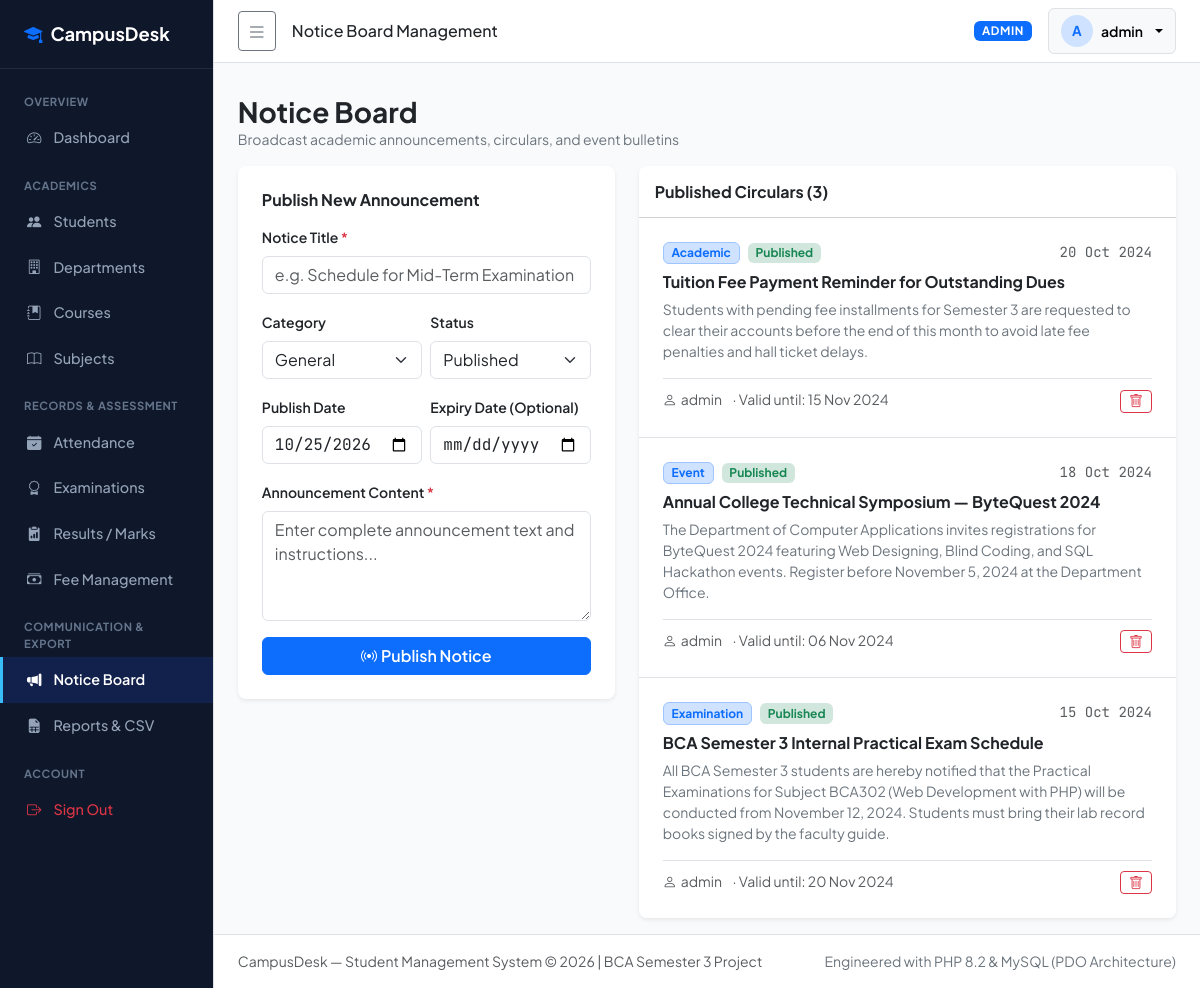
The page /admin/notices.php (signed in) on the database its author committed.
### tables this page shows
CREATE TABLE `notices` (
  `notice_id` INT AUTO_INCREMENT PRIMARY KEY,
  `title` VARCHAR(150) NOT NULL,
  `content` TEXT NOT NULL,
  `category` ENUM('Academic', 'Examination', 'Event', 'Urgent', 'General') NOT NULL DEFAULT 'General',
  `published_by` INT NOT NULL,
  `publish_date` DATE NOT NULL,
  `expiry_date` DATE NULL,
  `status` ENUM('Published', 'Draft') NOT NULL DEFAULT 'Published',
  `created_at` TIMESTAMP DEFAULT CURRENT_TIMESTAMP,
  CONSTRAINT `fk_notices_author` FOREIGN KEY (`published_by`) REFERENCES `users` (`user_id`) ON DELETE CASCADE ON UPDATE CASCADE,
  INDEX `idx_notices_status_date` (`status`, `publish_date`)
);

CREATE TABLE `users` (
  `user_id` INT AUTO_INCREMENT PRIMARY KEY,
  `username` VARCHAR(50) NOT NULL UNIQUE,
  `password_hash` VARCHAR(255) NOT NULL,
  `email` VARCHAR(100) NOT NULL UNIQUE,
  `role` ENUM('admin', 'student') NOT NULL DEFAULT 'student',
  `status` ENUM('active', 'inactive') NOT NULL DEFAULT 'active',
  `created_at` TIMESTAMP DEFAULT CURRENT_TIMESTAMP,
  `updated_at` TIMESTAMP DEFAULT CURRENT_TIMESTAMP ON UPDATE CURRENT_TIMESTAMP,
  INDEX `idx_users_role` (`role`),
  INDEX `idx_users_status` (`status`)
);

### includes/functions.php (called while the page is built, shortened)
<?php
function e(?string $string): string {
    return htmlspecialchars((string)$string, ENT_QUOTES, 'UTF-8');
}
function format_date(?string $date_str): string {
    $time = strtotime($date_str);
    return $time ? date('d M Y', $time) : $date_str;
}

### admin/notices.php (the view, shortened to what this page needs)
<?php
require_once __DIR__ . '/../config/database.php';
require_once __DIR__ . '/../includes/functions.php';
$notices = $pdo->query("
    SELECT n.*, u.username as author_name
    FROM notices n
    JOIN users u ON n.published_by = u.user_id
    ORDER BY n.publish_date DESC, n.notice_id DESC
")->fetchAll();
require_once __DIR__ . '/../includes/header.php';
require_once __DIR__ . '/../includes/sidebar.php';
require_once __DIR__ . '/../includes/navbar.php';
?>
<div class="container-fluid px-4 py-3">
  <div class="d-flex justify-content-between align-items-center mb-3">
    <div>
      <h3 class="fw-bold text-dark mb-0">Notice Board</h3>
      <div class="text-secondary small">Broadcast academic announcements, circulars, and event bulletins</div>
    </div>
  </div>
  <div class="row g-4">
    <div class="col-lg-5">
      <div class="card border-0 shadow-sm rounded-3 p-4 bg-white">
        <h6 class="fw-bold text-dark mb-3">Publish New Announcement</h6>
        <form method="POST" action="notices.php">
          <div class="mb-3">
            <label class="form-label small fw-semibold">Notice Title <span class="text-danger">*</span></label>
            <input type="text" class="form-control" name="title" placeholder="e.g. Schedule for Mid-Term Examination 2024" required>
          </div>
          <div class="row g-2 mb-3">
            <div class="col-6">
              <label class="form-label small fw-semibold">Category</label>
              <select class="form-select" name="category">
                <option value="General" selected>General</option>
              </select>
            </div>
            <div class="col-6">
              <label class="form-label small fw-semibold">Status</label>
              <select class="form-select" name="status">
                <option value="Published" selected>Published</option>
              </select>
            </div>
          </div>
          <div class="row g-2 mb-3">
            <div class="col-6">
              <label class="form-label small fw-semibold">Publish Date</label>
              <input type="date" class="form-control tabular-nums" name="publish_date" value="<?= date('Y-m-d') ?>" required>
            </div>
            <div class="col-6">
              <label class="form-label small fw-semibold">Expiry Date (Optional)</label>
              <input type="date" class="form-control tabular-nums" name="expiry_date">
            </div>
          </div>
          <div class="mb-3">
            <label class="form-label small fw-semibold">Announcement Content <span class="text-danger">*</span></label>
            <textarea class="form-control" name="content" rows="4" placeholder="Enter complete announcement text and instructions..." required></textarea>
          </div>
          <button type="submit" class="btn btn-primary w-100 fw-semibold">
            <i class="bi bi-broadcast me-1"></i>Publish Notice
          </button>
        </form>
      </div>
    </div>
    <div class="col-lg-7">
      <div class="card border-0 shadow-sm rounded-3 bg-white overflow-hidden">
        <div class="card-header bg-white py-3">
          <h6 class="fw-bold text-dark mb-0">Published Circulars (<?= count($notices) ?>)</h6>
        </div>
        <div class="list-group list-group-flush">
          <?php if (empty($notices)): ?>
            <div class="text-center py-5 text-muted">No circulars published yet.</div>
          <?php else: ?>
            <?php foreach ($notices as $not): ?>
              <div class="list-group-item p-4">
                <div class="d-flex justify-content-between align-items-start mb-2">
                  <div class="d-flex align-items-center gap-2">
                    <span class="badge bg-primary-subtle text-primary border border-primary-subtle" style="font-size: 0.75rem;">
                      <?= e($not['category']) ?>
                    </span>
                    <span class="badge <?= $not['status'] === 'Published' ? 'bg-success-subtle text-success' : 'bg-secondary-subtle text-secondary' ?>" style="font-size: 0.75rem;">
                      <?= e($not['status']) ?>
                    </span>
                  </div>
                  <div class="text-muted small tabular-nums">
                    <?= format_date($not['publish_date']) ?>
                  </div>
                </div>
                <h6 class="fw-bold text-dark mb-2"><?= e($not['title']) ?></h6>
                <p class="text-secondary small mb-3 lh-base"><?= nl2br(e($not['content'])) ?></p>
                <div class="d-flex justify-content-between align-items-center pt-2 border-top">
                  <div class="small text-muted">
                    <i class="bi bi-person me-1"></i><?= e($not['author_name']) ?>
                    <?php if (!empty($not['expiry_date'])): ?>
                      <span class="ms-2">· Valid until: <?= format_date($not['expiry_date']) ?></span>
                    <?php endif; ?>
                  </div>
                  <form method="POST" action="notices.php" class="d-inline" onsubmit="return confirm('Delete notice <?= addslashes($not['title']) ?>?');">
                    <button type="submit" class="btn btn-outline-danger btn-sm py-0 px-2" title="Delete Announcement">
                      <i class="bi bi-trash"></i>
                    </button>
                  </form>
                </div>
              </div>
            <?php endforeach; ?>
          <?php endif; ?>
        </div>
      </div>
    </div>
  </div>
</div>
<?php require_once __DIR__ . '/../includes/footer.php'; ?>

### assets/css/style.css (style rules this page uses)
:root { --cd-primary: #1e40af; --cd-primary-dark: #0f2b48; --cd-primary-light: #3b82f6; --cd-sidebar-bg: #0f172a; --cd-sidebar-hover: #1e293b; --cd-surface: #ffffff; --cd-bg: #f8fafc; --cd-border: #e2e8f0; --cd-text-main: #0f172a; --cd-text-muted: #64748b; }
body { font-family: 'Plus Jakarta Sans', system-ui, -apple-system, BlinkMacSystemFont, 'Segoe UI', Roboto, sans-serif; background-color: var(--cd-bg); color: var(--cd-text-main); min-height: 100vh; }
.tabular-nums, td.metric, .badge-mono { font-family: 'JetBrains Mono', monospace; font-variant-numeric: tabular-nums; }

### rows shown on the page
notices: category "Academic", status "Published", publish_date "20 Oct 2024", title "Tuition Fee Payment Reminder for Outstanding Dues", content "Students with pending fee installments for Semester 3 are requested to clear their accounts before the end of this month to avoid late fee penalties and hall ticket delays.", published_by.username "admin", expiry_date "15 Nov 2024"
notices: category "Event", status "Published", publish_date "18 Oct 2024", title "Annual College Technical Symposium — ByteQuest 2024", content "The Department of Computer Applications invites registrations for ByteQuest 2024 featuring Web Designing, Blind Coding, and SQL Hackathon events. Register before November 5, 2024 at the Department Office.", published_by.username "admin", expiry_date "06 Nov 2024"
notices: category "Examination", status "Published", publish_date "15 Oct 2024", title "BCA Semester 3 Internal Practical Exam Schedule", content "All BCA Semester 3 students are hereby notified that the Practical Examinations for Subject BCA302 (Web Development with PHP) will be conducted from November 12, 2024. Students must bring their lab record books signed by the faculty guide.", published_by.username "admin", expiry_date "20 Nov 2024"

### other values the page prints
$page_title "Notice Board Management"
$user['role'] "ADMIN"
substr($user['full_name'] ?? 'U', 0, 1) "A"
$user['full_name'] "admin"
count($notices) "3"
